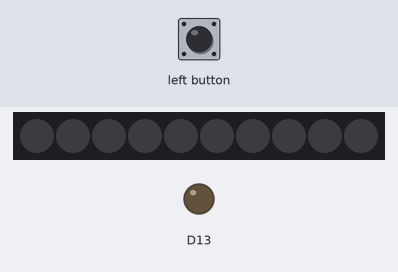
The sketch below on a simulated Adafruit Circuit Playground Express. Shown: 10 RGB LEDs in strip order, left to right, output pins drawn as LEDs (lit = HIGH). Inputs (shaded band) come from the test bench. Dim RGB values are drawn brighter than linear.

Above: at 1.2 s.
1.3 s: left button pressed for 0.15 s
At 2.5 s:
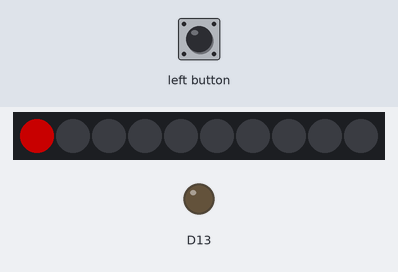
2.9 s: left button pressed for 1 s
At 3.8 s:
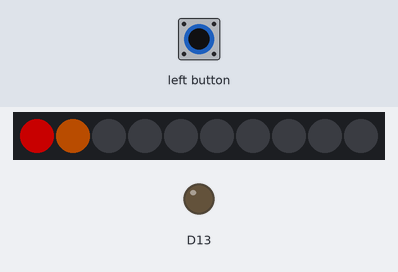
5.4 s: left button pressed for 0.15 s
At 5.8 s:
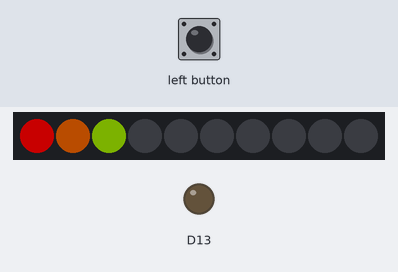
7.0 s: left button pressed for 3.2 s
At 8.3 s:
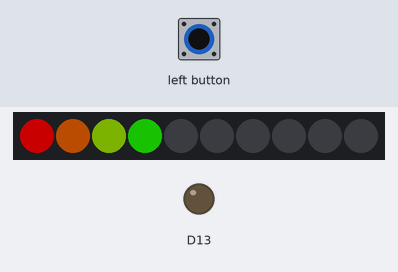
11.7 s: left button pulsed HIGH 5 times (0.12 s each, 0.3 s apart)
At 14.3 s:
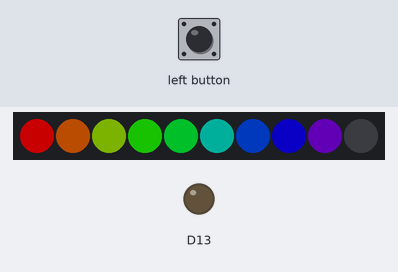
14.7 s: left button pressed for 0.15 s
At 15.1 s:
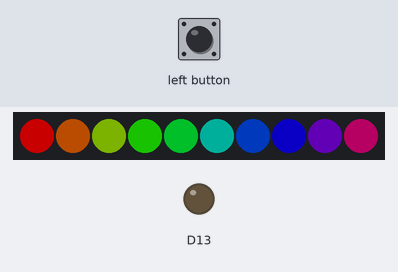
Timing chart, 0 to 17.3 s (numbered marks = the images above; inputs shaded):
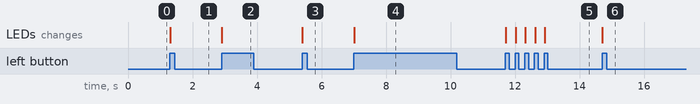

The sketch:

sketch_oct7a.ino
```cpp
#include <Adafruit_CircuitPlayground.h>

int prochainPixel = 0;
bool gaucheAvant = false;

void setup() {
  CircuitPlayground.begin();
  CircuitPlayground.setBrightness(100);
}

void loop() {
  bool gauche = CircuitPlayground.leftButton();


  if (gauche && !gaucheAvant && prochainPixel < 10) {
    CircuitPlayground.setPixelColor(prochainPixel, CircuitPlayground.colorWheel(prochainPixel * 25));
    prochainPixel++;
  }

  gaucheAvant = gauche;
  delay(20);
}
```

Measured:
- after the input at 1.3 s, the LEDs: change at once (image 1)
- after the input at 2.9 s, the LEDs: change at once (image 2)
- after the input at 5.4 s, the LEDs: change at once (image 3)
- after the input at 7.0 s, the LEDs: change at once (image 4)
- after the input at 11.7 s, the LEDs: first change at once (image 5 shows a later state)
- after the input at 14.7 s, the LEDs: change at once (image 6)
